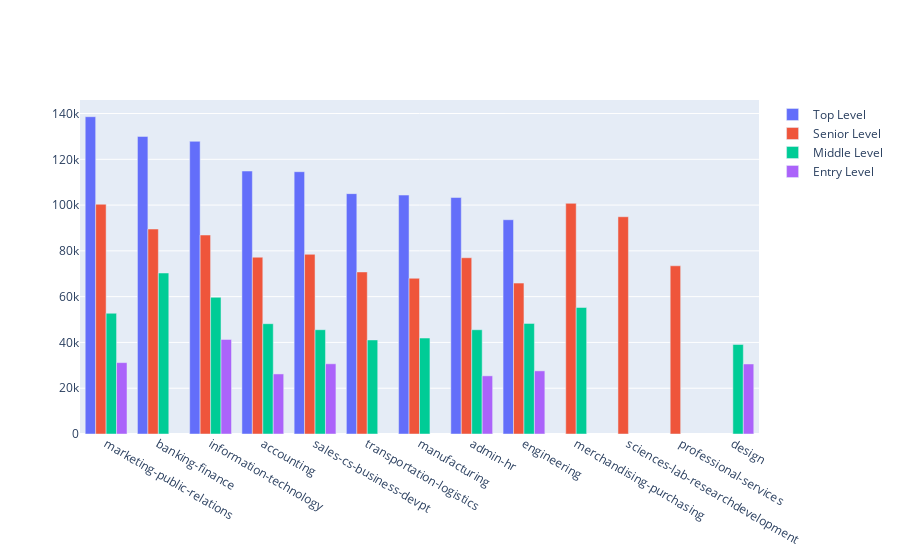

Write notebook code for a chart like this one.
### Markdown cell above
### Now let's plot again

### Code cell
plt.figure(figsize=(40,5))

fig = go.Figure(data=[
    go.Bar(name='Top Level', x=top_agg_df['job_top_function'], y=top_agg_df['average_salary']['mean']),
    go.Bar(name='Senior Level', x=senior_agg_df['job_top_function'], y=senior_agg_df['average_salary']['mean']),
    go.Bar(name='Middle Level', x=middle_agg_df['job_top_function'], y=middle_agg_df['average_salary']['mean']),
    go.Bar(name='Entry Level', x=entry_agg_df['job_top_function'], y=entry_agg_df['average_salary']['mean'])  
])

# Change the bar mode
fig.update_layout(barmode='group')
fig.show()

### Figure 1 — Plotly figure (JSON) as saved in the notebook; plotly's stock layout.template omitted (floating-point values rounded to 4 significant figures)
{"data": [{"name": "Top Level", "type": "bar", "x": ["marketing-public-relations", "banking-finance", "information-technology", "accounting", "sales-cs-business-devpt", "transportation-logistics", "manufacturing", "admin-hr", "engineering"], "y": [138600.0, 130000, 127900.0, 114900.0, 114600.0, 105000, 104375, 103300.0, 93600.0]}, {"name": "Senior Level", "type": "bar", "x": ["merchandising-purchasing", "marketing-public-relations", "sciences-lab-researchdevelopment", "banking-finance", "information-technology", "sales-cs-business-devpt", "accounting", "admin-hr", "professional-services", "transportation-logistics", "manufacturing", "engineering"], "y": [100800.0, 100400.0, 94920.0, 89540.0, 86920.0, 78480.0, 77240.0, 76990.0, 73480.0, 70790.0, 68025, 65920.0]}, {"name": "Middle Level", "type": "bar", "x": ["banking-finance", "information-technology", "merchandising-purchasing", "marketing-public-relations", "engineering", "accounting", "sales-cs-business-devpt", "admin-hr", "manufacturing", "transportation-logistics", "design"], "y": [70330.0, 59710.0, 55270.0, 52740.0, 48320.0, 48190.0, 45560.0, 45550.0, 41920.0, 41090.0, 39110.0]}, {"name": "Entry Level", "type": "bar", "x": ["information-technology", "marketing-public-relations", "sales-cs-business-devpt", "design", "engineering", "accounting", "admin-hr"], "y": [41330.0, 31180.0, 30670.0, 30590.0, 27580.0, 26240.0, 25410.0]}], "layout": {"barmode": "group"}}
